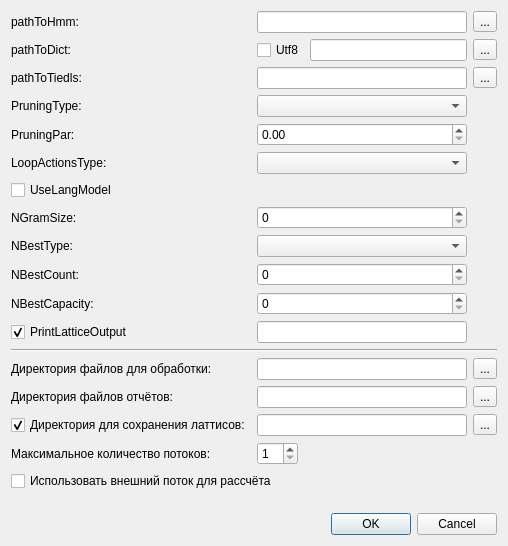
<?xml version="1.0" encoding="UTF-8"?>
<ui version="4.0">
 <class>SettingsDialogClass</class>
 <widget class="QDialog" name="SettingsDialogClass">
  <property name="geometry">
   <rect>
    <x>0</x>
    <y>0</y>
    <width>508</width>
    <height>546</height>
   </rect>
  </property>
  <property name="windowTitle">
   <string>Настройки kwFinderPlugin</string>
  </property>
  <layout class="QGridLayout" name="gridLayout">
   <item row="0" column="0">
    <widget class="QLabel" name="label">
     <property name="text">
      <string>pathToHmm:</string>
     </property>
    </widget>
   </item>
   <item row="0" column="1" colspan="2">
    <widget class="QLineEdit" name="lineEdit_pathToHmm"/>
   </item>
   <item row="0" column="3">
    <widget class="QToolButton" name="toolButton_pathToHmm">
     <property name="text">
      <string>...</string>
     </property>
    </widget>
   </item>
   <item row="1" column="0">
    <widget class="QLabel" name="label_2">
     <property name="text">
      <string>pathToDict:</string>
     </property>
    </widget>
   </item>
   <item row="1" column="2">
    <widget class="QLineEdit" name="lineEdit_pathToDict"/>
   </item>
   <item row="1" column="3">
    <widget class="QToolButton" name="toolButton_pathToDict">
     <property name="text">
      <string>...</string>
     </property>
    </widget>
   </item>
   <item row="2" column="0">
    <widget class="QLabel" name="label_3">
     <property name="text">
      <string>pathToTiedls:</string>
     </property>
    </widget>
   </item>
   <item row="2" column="1" colspan="2">
    <widget class="QLineEdit" name="lineEdit_pathToTiedls"/>
   </item>
   <item row="2" column="3">
    <widget class="QToolButton" name="toolButton_pathToTiedls">
     <property name="text">
      <string>...</string>
     </property>
    </widget>
   </item>
   <item row="20" column="0" colspan="4">
    <widget class="QDialogButtonBox" name="buttonBox">
     <property name="orientation">
      <enum>Qt::Horizontal</enum>
     </property>
     <property name="standardButtons">
      <set>QDialogButtonBox::Cancel|QDialogButtonBox::Ok</set>
     </property>
    </widget>
   </item>
   <item row="19" column="2">
    <spacer name="verticalSpacer">
     <property name="orientation">
      <enum>Qt::Vertical</enum>
     </property>
     <property name="sizeHint" stdset="0">
      <size>
       <width>20</width>
       <height>40</height>
      </size>
     </property>
    </spacer>
   </item>
   <item row="12" column="0" colspan="4">
    <widget class="Line" name="line">
     <property name="orientation">
      <enum>Qt::Horizontal</enum>
     </property>
    </widget>
   </item>
   <item row="13" column="0">
    <widget class="QLabel" name="label_4">
     <property name="text">
      <string>Директория файлов для обработки:</string>
     </property>
    </widget>
   </item>
   <item row="13" column="1" colspan="2">
    <widget class="QLineEdit" name="lineEdit_processingDir">
     <property name="text">
      <string/>
     </property>
    </widget>
   </item>
   <item row="13" column="3">
    <widget class="QToolButton" name="toolButton_setProcessingDir">
     <property name="text">
      <string>...</string>
     </property>
    </widget>
   </item>
   <item row="14" column="0">
    <widget class="QLabel" name="label_5">
     <property name="text">
      <string>Директория файлов отчётов:</string>
     </property>
    </widget>
   </item>
   <item row="14" column="1" colspan="2">
    <widget class="QLineEdit" name="lineEdit_reportsDir"/>
   </item>
   <item row="14" column="3">
    <widget class="QToolButton" name="toolButton_setReportsDir">
     <property name="text">
      <string>...</string>
     </property>
    </widget>
   </item>
   <item row="17" column="0">
    <widget class="QLabel" name="label_6">
     <property name="text">
      <string>Максимальное количество потоков:</string>
     </property>
    </widget>
   </item>
   <item row="17" column="1" colspan="2">
    <layout class="QHBoxLayout" name="horizontalLayout">
     <item>
      <widget class="QSpinBox" name="spinBox_maxBPThreadCount">
       <property name="minimum">
        <number>1</number>
       </property>
      </widget>
     </item>
     <item>
      <spacer name="horizontalSpacer">
       <property name="orientation">
        <enum>Qt::Horizontal</enum>
       </property>
       <property name="sizeHint" stdset="0">
        <size>
         <width>40</width>
         <height>20</height>
        </size>
       </property>
      </spacer>
     </item>
    </layout>
   </item>
   <item row="18" column="0" colspan="4">
    <widget class="QCheckBox" name="checkBox_useExternalProcessing">
     <property name="text">
      <string>Использовать внешний поток для рассчёта</string>
     </property>
    </widget>
   </item>
   <item row="3" column="0">
    <widget class="QLabel" name="label_7">
     <property name="text">
      <string>PruningType:</string>
     </property>
    </widget>
   </item>
   <item row="3" column="1" colspan="2">
    <widget class="QComboBox" name="comboBox_PruningType"/>
   </item>
   <item row="4" column="0">
    <widget class="QLabel" name="label_8">
     <property name="text">
      <string>PruningPar:</string>
     </property>
    </widget>
   </item>
   <item row="4" column="1" colspan="2">
    <widget class="QDoubleSpinBox" name="doubleSpinBox_PruningPar"/>
   </item>
   <item row="5" column="0">
    <widget class="QLabel" name="label_9">
     <property name="text">
      <string>LoopActionsType:</string>
     </property>
    </widget>
   </item>
   <item row="5" column="1" colspan="2">
    <widget class="QComboBox" name="comboBox_LoopActionsType"/>
   </item>
   <item row="6" column="0">
    <widget class="QCheckBox" name="checkBox_UseLangModel">
     <property name="text">
      <string>UseLangModel</string>
     </property>
    </widget>
   </item>
   <item row="7" column="0">
    <widget class="QLabel" name="label_10">
     <property name="text">
      <string>NGramSize:</string>
     </property>
    </widget>
   </item>
   <item row="7" column="1" colspan="2">
    <widget class="QSpinBox" name="spinBox_NGramSize"/>
   </item>
   <item row="8" column="0">
    <widget class="QLabel" name="label_11">
     <property name="text">
      <string>NBestType:</string>
     </property>
    </widget>
   </item>
   <item row="8" column="1" colspan="2">
    <widget class="QComboBox" name="comboBox_NBestType"/>
   </item>
   <item row="9" column="0">
    <widget class="QLabel" name="label_12">
     <property name="text">
      <string>NBestCount:</string>
     </property>
    </widget>
   </item>
   <item row="9" column="1" colspan="2">
    <widget class="QSpinBox" name="spinBox_NBestCount"/>
   </item>
   <item row="11" column="0">
    <widget class="QCheckBox" name="checkBox_PrintLatticeOutput">
     <property name="text">
      <string>PrintLatticeOutput</string>
     </property>
     <property name="checked">
      <bool>true</bool>
     </property>
    </widget>
   </item>
   <item row="11" column="1" colspan="2">
    <widget class="QLineEdit" name="lineEdit_LatticeOutputFile"/>
   </item>
   <item row="15" column="1" colspan="2">
    <widget class="QLineEdit" name="lineEdit_LatticeOutputDir"/>
   </item>
   <item row="15" column="3">
    <widget class="QToolButton" name="toolButton_setLatticeOutputDir">
     <property name="text">
      <string>...</string>
     </property>
    </widget>
   </item>
   <item row="15" column="0">
    <widget class="QCheckBox" name="checkBox_LatticeOutputDir">
     <property name="text">
      <string>Директория для сохранения латтисов:</string>
     </property>
     <property name="checked">
      <bool>true</bool>
     </property>
    </widget>
   </item>
   <item row="10" column="0">
    <widget class="QLabel" name="label_13">
     <property name="text">
      <string>NBestCapacity:</string>
     </property>
    </widget>
   </item>
   <item row="10" column="1" colspan="2">
    <widget class="QSpinBox" name="spinBox_NBestCapacity"/>
   </item>
   <item row="1" column="1">
    <widget class="QCheckBox" name="checkBox_useUtf8">
     <property name="text">
      <string>Utf8</string>
     </property>
    </widget>
   </item>
  </layout>
 </widget>
 <resources/>
 <connections>
  <connection>
   <sender>buttonBox</sender>
   <signal>accepted()</signal>
   <receiver>SettingsDialogClass</receiver>
   <slot>accept()</slot>
   <hints>
    <hint type="sourcelabel">
     <x>257</x>
     <y>536</y>
    </hint>
    <hint type="destinationlabel">
     <x>157</x>
     <y>274</y>
    </hint>
   </hints>
  </connection>
  <connection>
   <sender>buttonBox</sender>
   <signal>rejected()</signal>
   <receiver>SettingsDialogClass</receiver>
   <slot>reject()</slot>
   <hints>
    <hint type="sourcelabel">
     <x>325</x>
     <y>536</y>
    </hint>
    <hint type="destinationlabel">
     <x>286</x>
     <y>274</y>
    </hint>
   </hints>
  </connection>
  <connection>
   <sender>checkBox_PrintLatticeOutput</sender>
   <signal>toggled(bool)</signal>
   <receiver>lineEdit_LatticeOutputFile</receiver>
   <slot>setEnabled(bool)</slot>
   <hints>
    <hint type="sourcelabel">
     <x>112</x>
     <y>311</y>
    </hint>
    <hint type="destinationlabel">
     <x>467</x>
     <y>312</y>
    </hint>
   </hints>
  </connection>
  <connection>
   <sender>checkBox_LatticeOutputDir</sender>
   <signal>toggled(bool)</signal>
   <receiver>lineEdit_LatticeOutputDir</receiver>
   <slot>setEnabled(bool)</slot>
   <hints>
    <hint type="sourcelabel">
     <x>174</x>
     <y>386</y>
    </hint>
    <hint type="destinationlabel">
     <x>289</x>
     <y>393</y>
    </hint>
   </hints>
  </connection>
  <connection>
   <sender>checkBox_LatticeOutputDir</sender>
   <signal>toggled(bool)</signal>
   <receiver>toolButton_setLatticeOutputDir</receiver>
   <slot>setEnabled(bool)</slot>
   <hints>
    <hint type="sourcelabel">
     <x>138</x>
     <y>392</y>
    </hint>
    <hint type="destinationlabel">
     <x>485</x>
     <y>388</y>
    </hint>
   </hints>
  </connection>
 </connections>
</ui>
